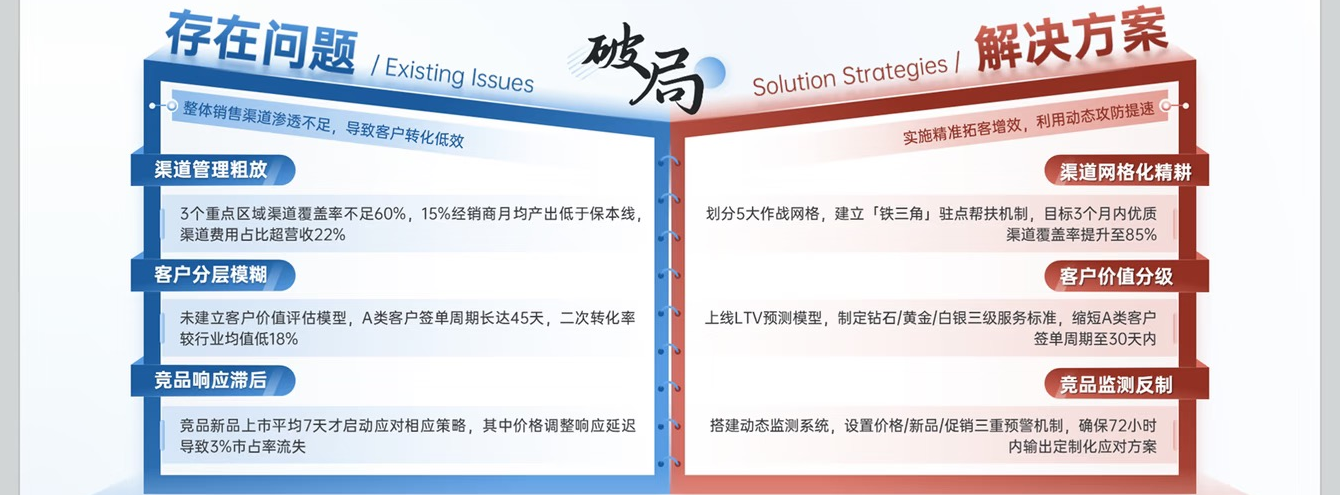
#> input picture assets/exact_folder_crop.png, 1340 x 495 px, given in place of slide_02.png, which was not available
$ python micro_measure_header.py
#> lines starting #> are read from the running program, lines starting #| are printed output that depends on the picture; pictures that were not available may be replaced by others from this repository, and a replacement may not be noted
### tools/render_and_diff.py
"""Enhanced render_and_diff with True Linear Gradients and High-Fidelity Bold Font Rendering."""

import os
import sys
import math
import argparse
from typing import List, Optional, Tuple, Union
from PIL import Image, ImageDraw, ImageFont
from pptx import Presentation
from pptx.enum.shapes import MSO_SHAPE


# [25 lines left out: functions hex_to_rgb, extract_gradient_colors, not called in this run]


def detect_inner_slide_canvas(img: Image.Image) -> Tuple[int, int, int, int]:
    """Detect the actual white/light slide bounding box within a screenshot with gray bezels."""
    w, h = img.size
    top_edge, bottom_edge, left_edge, right_edge = 0, h - 1, 0, w - 1

    # Top
    for y in range(0, h // 3):
        row = [img.getpixel((x, y)) for x in range(w // 4, 3 * w // 4, 10)]
        if sum(p[0] + p[1] + p[2] for p in row) / (3 * len(row)) > 240:
            top_edge = y
            break

    # Bottom
    for y in range(h - 1, 2 * h // 3, -1):
        row = [img.getpixel((x, y)) for x in range(w // 4, 3 * w // 4, 10)]
        if sum(p[0] + p[1] + p[2] for p in row) / (3 * len(row)) > 240:
            bottom_edge = y
            break

    # Left
    for x in range(0, w // 4):
        col = [img.getpixel((x, y)) for y in range(h // 4, 3 * h // 4, 10)]
        if sum(p[0] + p[1] + p[2] for p in col) / (3 * len(col)) > 240:
            left_edge = x
            break

    # Right
    for x in range(w - 1, 3 * w // 4, -1):
        col = [img.getpixel((x, y)) for y in range(h // 4, 3 * h // 4, 10)]
        if sum(p[0] + p[1] + p[2] for p in col) / (3 * len(col)) > 240:
            right_edge = x
            break

    # If image is already exact 16:9 ratio (e.g. 1440x810, 1920x1080) and not an uncropped screenshot
    if abs(w / h - 16.0 / 9.0) < 0.01:
        # Check if top-left and top-right are clean slide background
        corners = [img.getpixel((0, 0)), img.getpixel((w - 1, 0)), img.getpixel((0, h - 1)), img.getpixel((w - 1, h - 1))]
        avg_corner = sum(p[0] + p[1] + p[2] for p in corners) / (4 * 3)
        if avg_corner > 220:  # already clean canvas
            return 0, 0, w, h

    if (right_edge - left_edge > w * 0.7) and (bottom_edge - top_edge > h * 0.7):
        return left_edge, top_edge, right_edge, bottom_edge
    return 0, 0, w, h


# [320 lines left out: functions draw_linear_gradient, render_pptx_to_image, compare_and_generate_diff, main, not called in this run]


# [2 lines that do not run on import are left out]

### tools/micro_measure_header.py
"""Detailed Micro-Measurement of Slide 02 Header Section (GT vs PPTX)"""

import os
import sys
from PIL import Image, ImageDraw, ImageFont
from pptx import Presentation

sys.path.insert(0, os.path.abspath(os.path.join(os.path.dirname(__file__), "..")))
from tools.render_and_diff import detect_inner_slide_canvas

def micro_measure():
    # 1. Canvas load
    raw_img = Image.open("input/slide_02.png").convert("RGB")
#> raw_img is the input picture: PIL image 1340x495 RGB; mean R, G, B 219.6, 217.3, 223.3
    cl, ct, cr, cb = detect_inner_slide_canvas(raw_img)
#> cl = 20; ct = 0; cr = 1319; cb = 473
    canvas = raw_img.crop((cl, ct, cr, cb)).resize((1440, 810), Image.Resampling.LANCZOS)
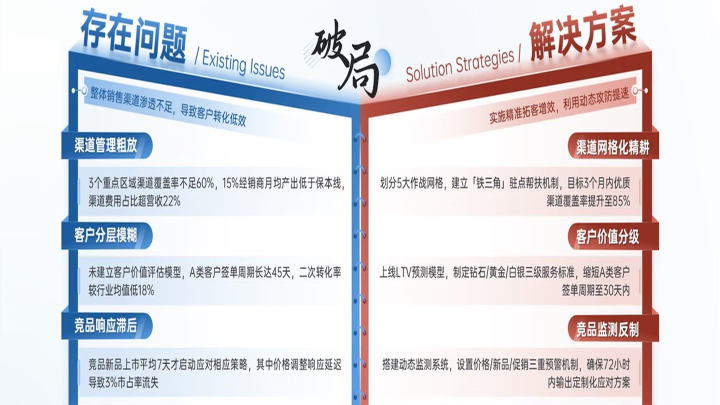
#> canvas: PIL image 1440x810 RGB (shown at 1/2 size); mean R, G, B 221.8, 219.9, 225.3
    p = canvas.load()

    # 2. Rendered PPTX image
    pptx_img = Image.open("output/sim_preview.png").convert("RGB")
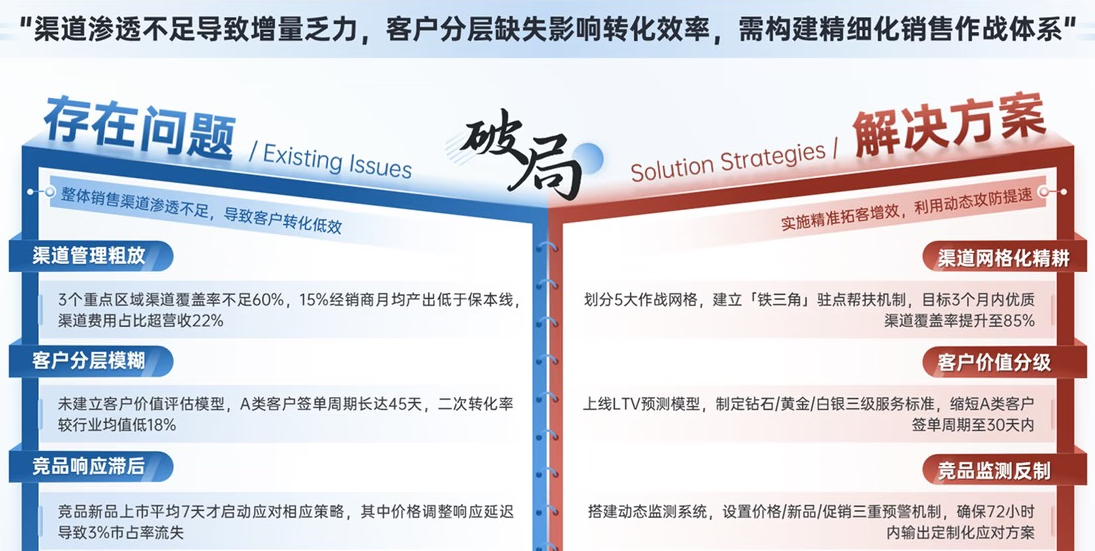
#> input picture assets/slide1_3d_book.png, 1095 x 551 px, given in place of sim_preview.png, which was not available
#> pptx_img is the input picture: PIL image 1095x551 RGB; mean R, G, B 214.5, 213.5, 220.4
    pcl, pct, pcr, pcb = detect_inner_slide_canvas(pptx_img)
#> pcl = 0; pct = 58; pcr = 1094; pcb = 550
    pcanvas = pptx_img.crop((pcl, pct, pcr, pcb)).resize((1440, 810), Image.Resampling.LANCZOS)
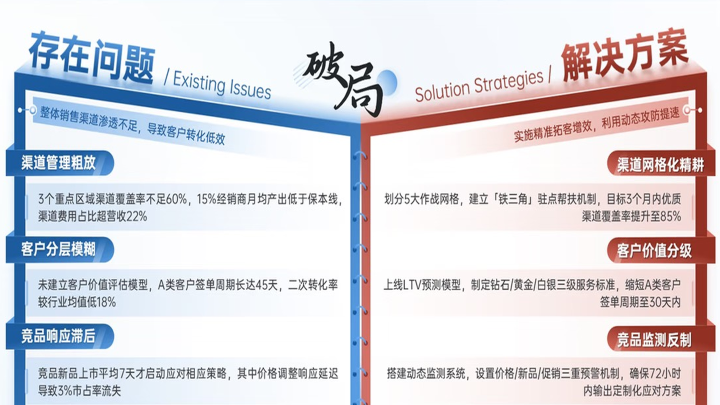
#> pcanvas: PIL image 1440x810 RGB (shown at 1/2 size); mean R, G, B 217.8, 215.4, 221.4
    pp = pcanvas.load()

    # Measure Title in GT
    gt_title_pts = [(x, y) for y in range(20, 110) for x in range(30, 600) if p[x, y][0] < 80 and p[x, y][1] < 80 and p[x, y][2] < 80]
#> gt_title_pts = []
#> (the run stopped early here; a loop or call above may not have finished)
